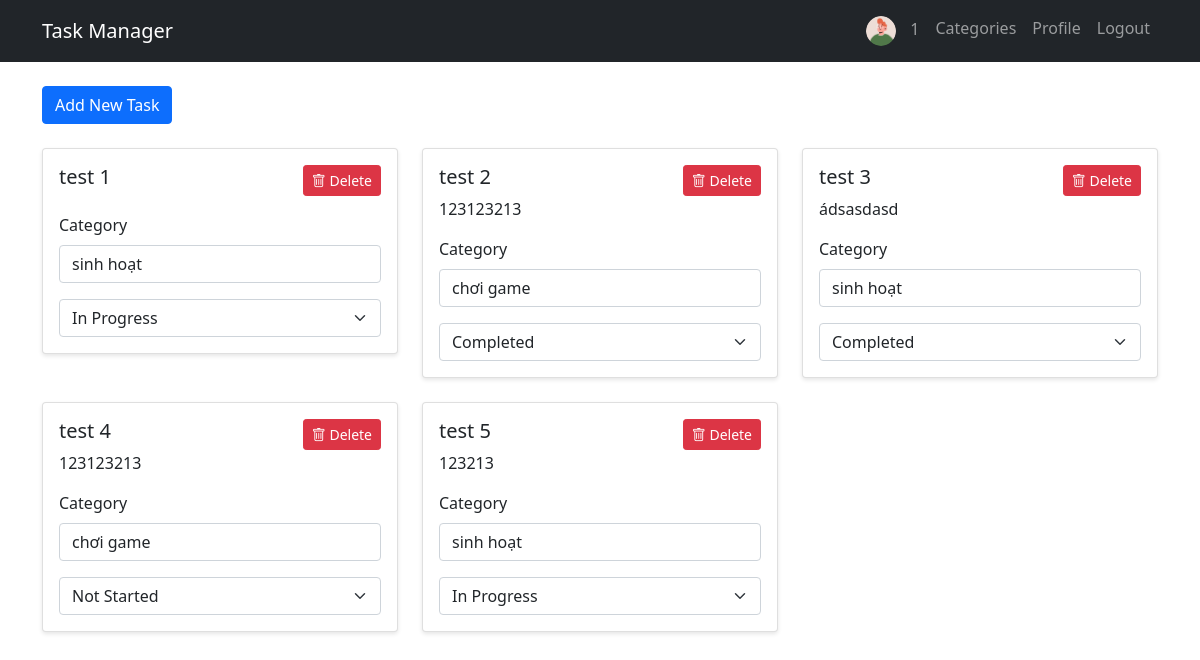
The page /dashboard (signed in) on the database its author committed.
### models.py (models this page shows)
class User(db.Model, UserMixin):
    id = db.Column(db.Integer, primary_key=True)
    username = db.Column(db.String(80), unique=True, nullable=False)
    password = db.Column(db.String(120), nullable=False)
    email = db.Column(db.String(120), unique=True, nullable=False)
    avatar = db.Column(db.String(200))
    is_admin = db.Column(db.Boolean, default=False)
    is_banned = db.Column(db.Boolean, default=False)
    tasks = db.relationship('Task', backref='user', lazy=True)

class Task(db.Model):
    id = db.Column(db.Integer, primary_key=True)
    title = db.Column(db.String(100), nullable=False)
    description = db.Column(db.Text)
    status = db.Column(db.String(20), default='pending')  # pending, in_progress, completed
    created = db.Column(db.DateTime, default=datetime.utcnow)
    finished = db.Column(db.DateTime, nullable=True)
    user_id = db.Column(db.Integer, db.ForeignKey('user.id'), nullable=False)
    category_id = db.Column(db.Integer, db.ForeignKey('category.id'))

class Category(db.Model):
    id = db.Column(db.Integer, primary_key=True)
    name = db.Column(db.String(50), nullable=False)
    tasks = db.relationship('Task', backref='category', lazy=True)

### app.py (the view)
@app.route('/dashboard')
@login_required
def index():
    tasks = Task.query.filter_by(user_id=current_user.id).all()
    categories = Category.query.all()
    return render_template('index.html', tasks=tasks, categories=categories)

### app.py (called while the page is built)
@login_manager.user_loader
def load_user(user_id):
    return User.query.get(int(user_id))

### templates/index.html (shortened to what this page needs)
{% extends "base.html" %}
{% block content %}
<div class="row mb-4">
    <div class="col">
        <button class="btn btn-primary" data-bs-toggle="modal" data-bs-target="#addTaskModal">
            Add New Task
        </button>
    </div>
</div>
<div class="row">
    {% for task in tasks %}
    <div class="col-md-4 mb-4">
        <div class="card">
            <div class="card-body">
                <div class="d-flex justify-content-between align-items-start">
                    <h5 class="card-title">{{ task.title }}</h5>
                    <form action="{{ url_for('delete_task', task_id=task.id) }}" method="POST"
                          onsubmit="return confirm('Are you sure you want to delete this task?');">
                        <button type="submit" class="btn btn-danger btn-sm">
                            <i class="bi bi-trash"></i> Delete
                        </button>
                    </form>
                </div>
                <p class="card-text">{{ task.description }}</p>
                <div class="mb-3">
                    <label class="form-label">Category</label>
                    <form action="{{ url_for('update_task_category', task_id=task.id) }}" method="POST">
                        <input type="text" class="form-control" name="category_name"
                               value="{{ task.category.name if task.category else '' }}"
                               onchange="this.form.submit()"
                               placeholder="Enter category name">
                    </form>
                </div>
                <div class="mt-3">
                    <form action="{{ url_for('update_task', task_id=task.id) }}" method="POST">
                        <select name="status" class="form-select" onchange="this.form.submit()">
                            <option value="pending" {% if task.status == 'pending' %}selected{% endif %}>Not Started</option>
                            <option value="in_progress" {% if task.status == 'in_progress' %}selected{% endif %}>In Progress</option>
                            <option value="completed" {% if task.status == 'completed' %}selected{% endif %}>Completed</option>
                        </select>
                    </form>
                </div>
            </div>
        </div>
    </div>
    {% endfor %}
</div>
{% endblock %}

### templates/base.html (shortened to what this page needs)
<!DOCTYPE html>
<html lang="en">
<head>
    <link href="https://cdn.jsdelivr.net/npm/bootstrap@5.1.3/dist/css/bootstrap.min.css" rel="stylesheet">
    <link href="https://cdn.jsdelivr.net/npm/bootstrap-icons@1.7.2/font/bootstrap-icons.css" rel="stylesheet">
    <link rel="stylesheet" href="{{ url_for('static', filename='style.css') }}">
</head>
<body>
    <nav class="navbar navbar-expand-lg navbar-dark bg-dark">
        <div class="container">
            <a class="navbar-brand" href="{{ url_for('index') }}">Task Manager</a>
            <div class="navbar-nav ms-auto">
                {% if current_user.is_authenticated %}
                    <span class="nav-item nav-link">
                        {% if current_user.avatar %}
                            <img src="{{ url_for('static', filename=current_user.avatar) }}"
                                class="avatar-small" alt="avatar">
                        {% endif %}
                        {{ current_user.username }}
                    </span>
                    <a class="nav-item nav-link" href="{{ url_for('manage_categories') }}">Categories</a>
                    <a class="nav-item nav-link" href="{{ url_for('profile') }}">Profile</a>
                    <a class="nav-item nav-link" href="{{ url_for('logout') }}">Logout</a>
                {% else %}
                    <a class="nav-item nav-link" href="{{ url_for('login') }}">Login</a>
                    <a class="nav-item nav-link" href="{{ url_for('register') }}">Register</a>
                {% endif %}
            </div>
        </div>
    </nav>
    <div class="container mt-4">
        {% block content %}{% endblock %}
    </div>
</body>
</html>

### static/style.css (style rules this page uses)
.avatar-small { width: 30px; height: 30px; border-radius: 50%; margin-right: 10px; }
.card { box-shadow: 0 2px 4px rgba(0,0,0,0.1); transition: 0.3s; }

### rows shown on the page
User: avatar (picture), username "1"
Task: title "test 1", category_name "sinh hoạt", status "In Progress"
Task: title "test 2", description "123123213", category_name "chơi game", status "Completed"
Task: title "test 3", description "ádsasdasd", category_name "sinh hoạt", status "Completed"
Task: title "test 4", description "123123213", category_name "chơi game", status "Not Started"
Task: title "test 5", description "123213", category_name "sinh hoạt", status "In Progress"
